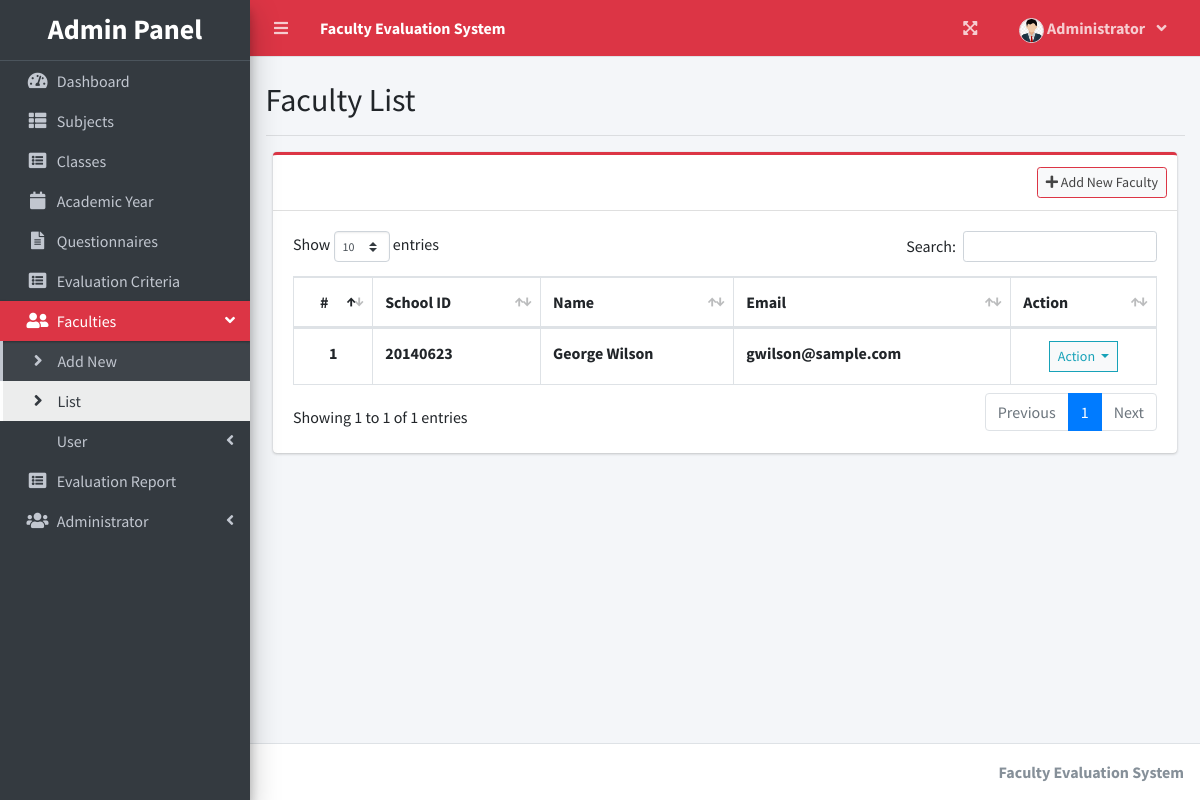
Screenshot of /index.php?page=faculty_list (signed in) with the database file from the repository.
### tables this page shows
CREATE TABLE `faculty_list` (
  `id` int(30) NOT NULL,
  `school_id` varchar(100) NOT NULL,
  `firstname` varchar(200) NOT NULL,
  `lastname` varchar(200) NOT NULL,
  `email` varchar(200) NOT NULL,
  `password` text NOT NULL,
  `avatar` text NOT NULL DEFAULT 'no-image-available.png',
  `date_created` datetime NOT NULL DEFAULT current_timestamp()
);

### admin/faculty_list.php (the view, shortened to what this page needs)
<?php include'db_connect.php' ?>
<div class="text"><br><h2>Faculty List <br></h1></div>
 <hr>
<div class="col-lg-12">
	<div class="card card-outline card-danger">
		<div class="card-header">
			<div class="card-tools">
				<a class="btn btn-block btn-sm border-danger btn-default btn-block" href="./index.php?page=new_faculty"><i class="fa fa-plus"></i> Add New Faculty</a>
			</div>
		</div>
		<div class="card-body">
			<table class="table tabe-hover table-bordered" id="list">
				<thead>
					<tr>
						<th class="text-center">#</th>
						<th>School ID</th>
						<th>Name</th>
						<th>Email</th>
						<th>Action</th>
					</tr>
				</thead>
				<tbody>
					<?php
					$i = 1;
					$qry = $conn->query("SELECT *,concat(firstname,' ',lastname) as name FROM faculty_list order by concat(firstname,' ',lastname) asc");
					while($row= $qry->fetch_assoc()):
					?>
					<tr>
						<th class="text-center"><?php echo $i++ ?></th>
						<td><b><?php echo $row['school_id'] ?></b></td>
						<td><b><?php echo ucwords($row['name']) ?></b></td>
						<td><b><?php echo $row['email'] ?></b></td>
						<td class="text-center">
							<button type="button" class="btn btn-default btn-sm btn-flat border-info wave-effect text-info dropdown-toggle" data-toggle="dropdown" aria-expanded="true">
		                      Action
		                    </button>
						</td>
					</tr>
				<?php endwhile; ?>
				</tbody>
			</table>
		</div>
	</div>
</div>

### rows the page displays
faculty_list: school "20140623", name "George Wilson", email "gwilson@sample.com"

### other values shown
$_SESSION['system']['name'] "Faculty Evaluation System"
$_SESSION['login_firstname'] "Administrator"
